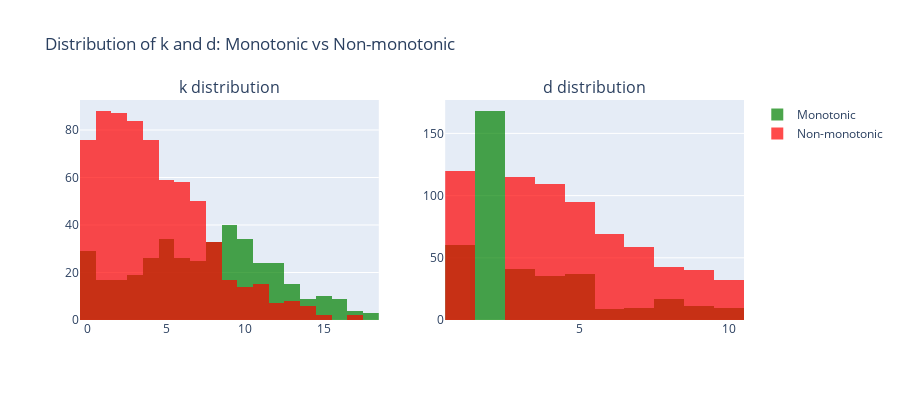

The cell this chart's notebook holds for it:
### Code cell
# Visualize k distribution for monotonic vs non-monotonic
if len(non_mono_cases) > 0:
    fig = make_subplots(rows=1, cols=2, subplot_titles=['k distribution', 'd distribution'])
    
    # k distribution
    fig.add_trace(go.Histogram(x=mono_cases['k'], name='Monotonic', opacity=0.7, marker_color='green'), row=1, col=1)
    fig.add_trace(go.Histogram(x=non_mono_cases['k'], name='Non-monotonic', opacity=0.7, marker_color='red'), row=1, col=1)
    
    # d distribution
    fig.add_trace(go.Histogram(x=mono_cases['d'], name='Monotonic', opacity=0.7, marker_color='green', showlegend=False), row=1, col=2)
    fig.add_trace(go.Histogram(x=non_mono_cases['d'], name='Non-monotonic', opacity=0.7, marker_color='red', showlegend=False), row=1, col=2)
    
    fig.update_layout(barmode='overlay', title='Distribution of k and d: Monotonic vs Non-monotonic', height=400)
    fig.show()

### Figure 1 — Plotly figure (JSON) as saved in the notebook; plotly's stock layout.template omitted (floating-point values rounded to 4 significant figures; data arrays with more than 128 entries replaced by an {"elided": "..."} marker saying what was removed)
{"data": [{"marker": {"color": "green"}, "name": "Monotonic", "opacity": 0.7, "type": "histogram", "x": {"elided": "398 int values"}, "xaxis": "x", "yaxis": "y"}, {"marker": {"color": "red"}, "name": "Non-monotonic", "opacity": 0.7, "type": "histogram", "x": {"elided": "682 int values"}, "xaxis": "x", "yaxis": "y"}, {"marker": {"color": "green"}, "name": "Monotonic", "opacity": 0.7, "showlegend": false, "type": "histogram", "x": {"elided": "398 int values"}, "xaxis": "x2", "yaxis": "y2"}, {"marker": {"color": "red"}, "name": "Non-monotonic", "opacity": 0.7, "showlegend": false, "type": "histogram", "x": {"elided": "682 int values"}, "xaxis": "x2", "yaxis": "y2"}], "layout": {"annotations": [{"font": {"size": 16}, "showarrow": false, "text": "k distribution", "x": 0.225, "xanchor": "center", "xref": "paper", "y": 1, "yanchor": "bottom", "yref": "paper"}, {"font": {"size": 16}, "showarrow": false, "text": "d distribution", "x": 0.775, "xanchor": "center", "xref": "paper", "y": 1, "yanchor": "bottom", "yref": "paper"}], "barmode": "overlay", "height": 400, "title": {"text": "Distribution of k and d: Monotonic vs Non-monotonic"}, "xaxis": {"anchor": "y", "domain": [0, 0.45]}, "xaxis2": {"anchor": "y2", "domain": [0.55, 1]}, "yaxis": {"anchor": "x", "domain": [0, 1]}, "yaxis2": {"anchor": "x2", "domain": [0, 1]}}}
